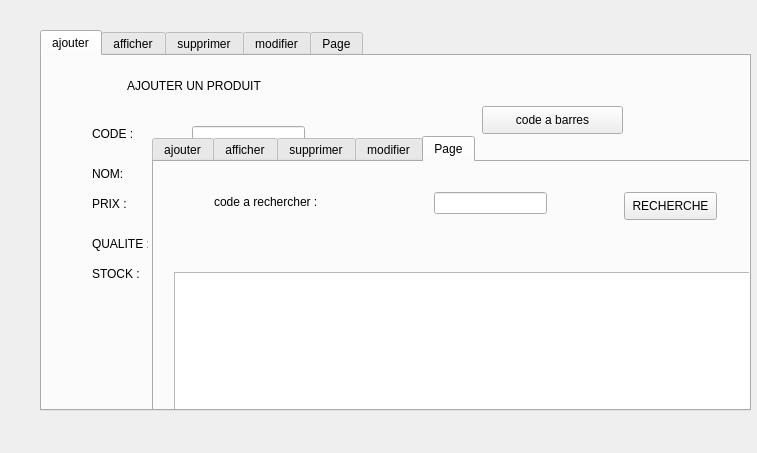
<?xml version="1.0" encoding="UTF-8"?>
<ui version="4.0">
 <class>Dialog</class>
 <widget class="QDialog" name="Dialog">
  <property name="geometry">
   <rect>
    <x>0</x>
    <y>0</y>
    <width>757</width>
    <height>453</height>
   </rect>
  </property>
  <property name="windowTitle">
   <string>Dialog</string>
  </property>
  <widget class="QTabWidget" name="tabWidget">
   <property name="geometry">
    <rect>
     <x>40</x>
     <y>30</y>
     <width>711</width>
     <height>381</height>
    </rect>
   </property>
   <property name="currentIndex">
    <number>0</number>
   </property>
   <widget class="QWidget" name="tab">
    <attribute name="title">
     <string>ajouter</string>
    </attribute>
    <widget class="QLabel" name="label">
     <property name="geometry">
      <rect>
       <x>85</x>
       <y>20</y>
       <width>281</width>
       <height>20</height>
      </rect>
     </property>
     <property name="text">
      <string>AJOUTER UN PRODUIT </string>
     </property>
    </widget>
    <widget class="QLabel" name="label_2">
     <property name="geometry">
      <rect>
       <x>50</x>
       <y>70</y>
       <width>56</width>
       <height>16</height>
      </rect>
     </property>
     <property name="text">
      <string>CODE :</string>
     </property>
    </widget>
    <widget class="QLabel" name="label_3">
     <property name="geometry">
      <rect>
       <x>50</x>
       <y>110</y>
       <width>56</width>
       <height>16</height>
      </rect>
     </property>
     <property name="text">
      <string>NOM:</string>
     </property>
    </widget>
    <widget class="QLabel" name="label_4">
     <property name="geometry">
      <rect>
       <x>50</x>
       <y>140</y>
       <width>56</width>
       <height>16</height>
      </rect>
     </property>
     <property name="text">
      <string>PRIX :</string>
     </property>
    </widget>
    <widget class="QLabel" name="label_5">
     <property name="geometry">
      <rect>
       <x>50</x>
       <y>180</y>
       <width>56</width>
       <height>16</height>
      </rect>
     </property>
     <property name="text">
      <string>QUALITE ::</string>
     </property>
    </widget>
    <widget class="QLabel" name="label_6">
     <property name="geometry">
      <rect>
       <x>50</x>
       <y>210</y>
       <width>56</width>
       <height>16</height>
      </rect>
     </property>
     <property name="text">
      <string>STOCK :</string>
     </property>
    </widget>
    <widget class="QLineEdit" name="le_code">
     <property name="geometry">
      <rect>
       <x>150</x>
       <y>70</y>
       <width>113</width>
       <height>22</height>
      </rect>
     </property>
    </widget>
    <widget class="QLineEdit" name="le_nom">
     <property name="geometry">
      <rect>
       <x>150</x>
       <y>100</y>
       <width>113</width>
       <height>22</height>
      </rect>
     </property>
    </widget>
    <widget class="QLineEdit" name="le_prix">
     <property name="geometry">
      <rect>
       <x>150</x>
       <y>140</y>
       <width>113</width>
       <height>22</height>
      </rect>
     </property>
    </widget>
    <widget class="QLineEdit" name="la_qualite">
     <property name="geometry">
      <rect>
       <x>150</x>
       <y>180</y>
       <width>113</width>
       <height>22</height>
      </rect>
     </property>
    </widget>
    <widget class="QLineEdit" name="le_stock">
     <property name="geometry">
      <rect>
       <x>150</x>
       <y>210</y>
       <width>113</width>
       <height>22</height>
      </rect>
     </property>
    </widget>
    <widget class="QPushButton" name="valider">
     <property name="geometry">
      <rect>
       <x>170</x>
       <y>280</y>
       <width>93</width>
       <height>28</height>
      </rect>
     </property>
     <property name="text">
      <string>valider</string>
     </property>
    </widget>
    <widget class="QLabel" name="label_15">
     <property name="geometry">
      <rect>
       <x>10</x>
       <y>-20</y>
       <width>671</width>
       <height>411</height>
      </rect>
     </property>
     <property name="text">
      <string/>
     </property>
     <property name="textFormat">
      <enum>Qt::PlainText</enum>
     </property>
     <property name="pixmap">
      <pixmap>../../../Downloads/246926994_587057979173736_3602103953791256294_n.png</pixmap>
     </property>
    </widget>
    <widget class="QPushButton" name="wa">
     <property name="geometry">
      <rect>
       <x>440</x>
       <y>50</y>
       <width>141</width>
       <height>28</height>
      </rect>
     </property>
     <property name="text">
      <string>code a barres</string>
     </property>
    </widget>
    <widget class="QLabel" name="img_label">
     <property name="geometry">
      <rect>
       <x>440</x>
       <y>120</y>
       <width>151</width>
       <height>121</height>
      </rect>
     </property>
     <property name="text">
      <string/>
     </property>
    </widget>
    <widget class="QPushButton" name="inserer_photo">
     <property name="geometry">
      <rect>
       <x>470</x>
       <y>270</y>
       <width>93</width>
       <height>28</height>
      </rect>
     </property>
     <property name="text">
      <string>inserer_photo</string>
     </property>
    </widget>
    <widget class="QTabWidget" name="tabWidget_2">
     <property name="geometry">
      <rect>
       <x>110</x>
       <y>80</y>
       <width>711</width>
       <height>381</height>
      </rect>
     </property>
     <property name="currentIndex">
      <number>4</number>
     </property>
     <widget class="QWidget" name="tab_6">
      <attribute name="title">
       <string>ajouter</string>
      </attribute>
      <widget class="QLabel" name="label_18">
       <property name="geometry">
        <rect>
         <x>85</x>
         <y>20</y>
         <width>281</width>
         <height>20</height>
        </rect>
       </property>
       <property name="text">
        <string>AJOUTER UN PRODUIT </string>
       </property>
      </widget>
      <widget class="QLabel" name="label_19">
       <property name="geometry">
        <rect>
         <x>50</x>
         <y>70</y>
         <width>56</width>
         <height>16</height>
        </rect>
       </property>
       <property name="text">
        <string>CODE :</string>
       </property>
      </widget>
      <widget class="QLabel" name="label_20">
       <property name="geometry">
        <rect>
         <x>50</x>
         <y>110</y>
         <width>56</width>
         <height>16</height>
        </rect>
       </property>
       <property name="text">
        <string>NOM:</string>
       </property>
      </widget>
      <widget class="QLabel" name="label_21">
       <property name="geometry">
        <rect>
         <x>50</x>
         <y>140</y>
         <width>56</width>
         <height>16</height>
        </rect>
       </property>
       <property name="text">
        <string>PRIX :</string>
       </property>
      </widget>
      <widget class="QLabel" name="label_22">
       <property name="geometry">
        <rect>
         <x>50</x>
         <y>180</y>
         <width>56</width>
         <height>16</height>
        </rect>
       </property>
       <property name="text">
        <string>QUALITE ::</string>
       </property>
      </widget>
      <widget class="QLabel" name="label_23">
       <property name="geometry">
        <rect>
         <x>50</x>
         <y>210</y>
         <width>56</width>
         <height>16</height>
        </rect>
       </property>
       <property name="text">
        <string>STOCK :</string>
       </property>
      </widget>
      <widget class="QLineEdit" name="le_code_2">
       <property name="geometry">
        <rect>
         <x>150</x>
         <y>70</y>
         <width>113</width>
         <height>22</height>
        </rect>
       </property>
      </widget>
      <widget class="QLineEdit" name="le_nom_3">
       <property name="geometry">
        <rect>
         <x>150</x>
         <y>100</y>
         <width>113</width>
         <height>22</height>
        </rect>
       </property>
      </widget>
      <widget class="QLineEdit" name="le_prix_3">
       <property name="geometry">
        <rect>
         <x>150</x>
         <y>140</y>
         <width>113</width>
         <height>22</height>
        </rect>
       </property>
      </widget>
      <widget class="QLineEdit" name="la_qualite_3">
       <property name="geometry">
        <rect>
         <x>150</x>
         <y>180</y>
         <width>113</width>
         <height>22</height>
        </rect>
       </property>
      </widget>
      <widget class="QLineEdit" name="le_stock_3">
       <property name="geometry">
        <rect>
         <x>150</x>
         <y>210</y>
         <width>113</width>
         <height>22</height>
        </rect>
       </property>
      </widget>
      <widget class="QPushButton" name="valider_2">
       <property name="geometry">
        <rect>
         <x>170</x>
         <y>280</y>
         <width>93</width>
         <height>28</height>
        </rect>
       </property>
       <property name="text">
        <string>valider</string>
       </property>
      </widget>
      <widget class="QLabel" name="label_24">
       <property name="geometry">
        <rect>
         <x>10</x>
         <y>-20</y>
         <width>671</width>
         <height>411</height>
        </rect>
       </property>
       <property name="text">
        <string/>
       </property>
       <property name="textFormat">
        <enum>Qt::PlainText</enum>
       </property>
       <property name="pixmap">
        <pixmap>../../../Downloads/246926994_587057979173736_3602103953791256294_n.png</pixmap>
       </property>
      </widget>
      <widget class="QPushButton" name="wa_2">
       <property name="geometry">
        <rect>
         <x>440</x>
         <y>50</y>
         <width>141</width>
         <height>28</height>
        </rect>
       </property>
       <property name="text">
        <string>code a barres</string>
       </property>
      </widget>
      <widget class="QLabel" name="img_label_2">
       <property name="geometry">
        <rect>
         <x>440</x>
         <y>120</y>
         <width>151</width>
         <height>121</height>
        </rect>
       </property>
       <property name="text">
        <string/>
       </property>
      </widget>
      <widget class="QPushButton" name="inserer_photo_2">
       <property name="geometry">
        <rect>
         <x>470</x>
         <y>270</y>
         <width>93</width>
         <height>28</height>
        </rect>
       </property>
       <property name="text">
        <string>inserer_photo</string>
       </property>
      </widget>
     </widget>
     <widget class="QWidget" name="tab_7">
      <attribute name="title">
       <string>afficher</string>
      </attribute>
      <widget class="QTableView" name="tab_produit_2">
       <property name="geometry">
        <rect>
         <x>10</x>
         <y>10</y>
         <width>641</width>
         <height>181</height>
        </rect>
       </property>
      </widget>
      <widget class="QPushButton" name="trier_2">
       <property name="geometry">
        <rect>
         <x>520</x>
         <y>290</y>
         <width>93</width>
         <height>28</height>
        </rect>
       </property>
       <property name="text">
        <string>tri pa code</string>
       </property>
      </widget>
      <widget class="QPushButton" name="tri_prix_2">
       <property name="geometry">
        <rect>
         <x>570</x>
         <y>250</y>
         <width>93</width>
         <height>28</height>
        </rect>
       </property>
       <property name="text">
        <string>tri par prix</string>
       </property>
      </widget>
      <widget class="QPushButton" name="tri_stock_2">
       <property name="geometry">
        <rect>
         <x>450</x>
         <y>250</y>
         <width>93</width>
         <height>28</height>
        </rect>
       </property>
       <property name="text">
        <string>tri par stock</string>
       </property>
      </widget>
      <widget class="QPushButton" name="PDF_2">
       <property name="geometry">
        <rect>
         <x>140</x>
         <y>260</y>
         <width>93</width>
         <height>28</height>
        </rect>
       </property>
       <property name="text">
        <string>PDF</string>
       </property>
      </widget>
      <widget class="QLabel" name="label_25">
       <property name="geometry">
        <rect>
         <x>450</x>
         <y>210</y>
         <width>141</width>
         <height>16</height>
        </rect>
       </property>
       <property name="text">
        <string>trier :</string>
       </property>
      </widget>
      <widget class="QPushButton" name="Qr_code_2">
       <property name="geometry">
        <rect>
         <x>70</x>
         <y>220</y>
         <width>93</width>
         <height>28</height>
        </rect>
       </property>
       <property name="text">
        <string>QRcode</string>
       </property>
      </widget>
     </widget>
     <widget class="QWidget" name="tab_8">
      <attribute name="title">
       <string>supprimer</string>
      </attribute>
      <widget class="QLabel" name="label_26">
       <property name="geometry">
        <rect>
         <x>190</x>
         <y>70</y>
         <width>56</width>
         <height>16</height>
        </rect>
       </property>
       <property name="text">
        <string>code</string>
       </property>
      </widget>
      <widget class="QPushButton" name="supprimer_2">
       <property name="geometry">
        <rect>
         <x>260</x>
         <y>160</y>
         <width>93</width>
         <height>28</height>
        </rect>
       </property>
       <property name="text">
        <string>supprimer</string>
       </property>
      </widget>
      <widget class="QLabel" name="label_27">
       <property name="geometry">
        <rect>
         <x>-40</x>
         <y>0</y>
         <width>701</width>
         <height>411</height>
        </rect>
       </property>
       <property name="text">
        <string/>
       </property>
       <property name="pixmap">
        <pixmap>../../../Downloads/246926994_587057979173736_3602103953791256294_n.png</pixmap>
       </property>
      </widget>
      <widget class="QComboBox" name="comboBox_3">
       <property name="geometry">
        <rect>
         <x>250</x>
         <y>70</y>
         <width>151</width>
         <height>22</height>
        </rect>
       </property>
      </widget>
     </widget>
     <widget class="QWidget" name="tab_9">
      <attribute name="title">
       <string>modifier</string>
      </attribute>
      <widget class="QPushButton" name="update_2">
       <property name="geometry">
        <rect>
         <x>460</x>
         <y>250</y>
         <width>93</width>
         <height>28</height>
        </rect>
       </property>
       <property name="text">
        <string>UPDATE</string>
       </property>
      </widget>
      <widget class="QLabel" name="label_28">
       <property name="geometry">
        <rect>
         <x>160</x>
         <y>70</y>
         <width>56</width>
         <height>16</height>
        </rect>
       </property>
       <property name="text">
        <string>CODE :</string>
       </property>
      </widget>
      <widget class="QLabel" name="label_29">
       <property name="geometry">
        <rect>
         <x>160</x>
         <y>110</y>
         <width>56</width>
         <height>16</height>
        </rect>
       </property>
       <property name="text">
        <string>NOM:</string>
       </property>
      </widget>
      <widget class="QLabel" name="label_30">
       <property name="geometry">
        <rect>
         <x>160</x>
         <y>140</y>
         <width>56</width>
         <height>16</height>
        </rect>
       </property>
       <property name="text">
        <string>PRIX :</string>
       </property>
      </widget>
      <widget class="QLabel" name="label_31">
       <property name="geometry">
        <rect>
         <x>160</x>
         <y>210</y>
         <width>56</width>
         <height>16</height>
        </rect>
       </property>
       <property name="text">
        <string>STOCK :</string>
       </property>
      </widget>
      <widget class="QLabel" name="label_32">
       <property name="geometry">
        <rect>
         <x>160</x>
         <y>180</y>
         <width>56</width>
         <height>16</height>
        </rect>
       </property>
       <property name="text">
        <string>QUALITE ::</string>
       </property>
      </widget>
      <widget class="QLineEdit" name="le_prix_4">
       <property name="geometry">
        <rect>
         <x>270</x>
         <y>140</y>
         <width>113</width>
         <height>22</height>
        </rect>
       </property>
      </widget>
      <widget class="QLineEdit" name="la_qualite_4">
       <property name="geometry">
        <rect>
         <x>270</x>
         <y>180</y>
         <width>113</width>
         <height>22</height>
        </rect>
       </property>
      </widget>
      <widget class="QLineEdit" name="le_stock_4">
       <property name="geometry">
        <rect>
         <x>270</x>
         <y>210</y>
         <width>113</width>
         <height>22</height>
        </rect>
       </property>
      </widget>
      <widget class="QLineEdit" name="le_nom_4">
       <property name="geometry">
        <rect>
         <x>270</x>
         <y>100</y>
         <width>113</width>
         <height>22</height>
        </rect>
       </property>
      </widget>
      <widget class="QLabel" name="label_33">
       <property name="geometry">
        <rect>
         <x>0</x>
         <y>-35</y>
         <width>671</width>
         <height>411</height>
        </rect>
       </property>
       <property name="text">
        <string/>
       </property>
       <property name="pixmap">
        <pixmap>../../../Downloads/246926994_587057979173736_3602103953791256294_n.png</pixmap>
       </property>
      </widget>
      <widget class="QComboBox" name="comboBox_4">
       <property name="geometry">
        <rect>
         <x>260</x>
         <y>70</y>
         <width>151</width>
         <height>22</height>
        </rect>
       </property>
      </widget>
     </widget>
     <widget class="QWidget" name="tab_10">
      <attribute name="title">
       <string>Page</string>
      </attribute>
      <widget class="QLabel" name="label_34">
       <property name="geometry">
        <rect>
         <x>60</x>
         <y>30</y>
         <width>171</width>
         <height>20</height>
        </rect>
       </property>
       <property name="text">
        <string>code a rechercher :</string>
       </property>
      </widget>
      <widget class="QLineEdit" name="chercher_2">
       <property name="geometry">
        <rect>
         <x>280</x>
         <y>30</y>
         <width>113</width>
         <height>22</height>
        </rect>
       </property>
      </widget>
      <widget class="QPushButton" name="rechercher_2">
       <property name="geometry">
        <rect>
         <x>470</x>
         <y>30</y>
         <width>93</width>
         <height>28</height>
        </rect>
       </property>
       <property name="text">
        <string>RECHERCHE</string>
       </property>
      </widget>
      <widget class="QTableView" name="tab_recehreche_2">
       <property name="geometry">
        <rect>
         <x>20</x>
         <y>110</y>
         <width>621</width>
         <height>192</height>
        </rect>
       </property>
      </widget>
     </widget>
    </widget>
    <zorder>label_15</zorder>
    <zorder>label</zorder>
    <zorder>label_2</zorder>
    <zorder>label_3</zorder>
    <zorder>label_4</zorder>
    <zorder>label_5</zorder>
    <zorder>label_6</zorder>
    <zorder>le_code</zorder>
    <zorder>le_nom</zorder>
    <zorder>le_prix</zorder>
    <zorder>la_qualite</zorder>
    <zorder>le_stock</zorder>
    <zorder>valider</zorder>
    <zorder>wa</zorder>
    <zorder>img_label</zorder>
    <zorder>inserer_photo</zorder>
    <zorder>tabWidget_2</zorder>
   </widget>
   <widget class="QWidget" name="tab_2">
    <attribute name="title">
     <string>afficher</string>
    </attribute>
    <widget class="QTableView" name="tab_produit">
     <property name="geometry">
      <rect>
       <x>10</x>
       <y>10</y>
       <width>641</width>
       <height>181</height>
      </rect>
     </property>
    </widget>
    <widget class="QPushButton" name="trier">
     <property name="geometry">
      <rect>
       <x>520</x>
       <y>290</y>
       <width>93</width>
       <height>28</height>
      </rect>
     </property>
     <property name="text">
      <string>tri pa code</string>
     </property>
    </widget>
    <widget class="QPushButton" name="tri_prix">
     <property name="geometry">
      <rect>
       <x>570</x>
       <y>250</y>
       <width>93</width>
       <height>28</height>
      </rect>
     </property>
     <property name="text">
      <string>tri par prix</string>
     </property>
    </widget>
    <widget class="QPushButton" name="tri_stock">
     <property name="geometry">
      <rect>
       <x>450</x>
       <y>250</y>
       <width>93</width>
       <height>28</height>
      </rect>
     </property>
     <property name="text">
      <string>tri par stock</string>
     </property>
    </widget>
    <widget class="QPushButton" name="PDF">
     <property name="geometry">
      <rect>
       <x>140</x>
       <y>260</y>
       <width>93</width>
       <height>28</height>
      </rect>
     </property>
     <property name="text">
      <string>PDF</string>
     </property>
    </widget>
    <widget class="QLabel" name="label_17">
     <property name="geometry">
      <rect>
       <x>450</x>
       <y>210</y>
       <width>141</width>
       <height>16</height>
      </rect>
     </property>
     <property name="text">
      <string>trier :</string>
     </property>
    </widget>
    <widget class="QPushButton" name="Qr_code">
     <property name="geometry">
      <rect>
       <x>70</x>
       <y>220</y>
       <width>93</width>
       <height>28</height>
      </rect>
     </property>
     <property name="text">
      <string>QRcode</string>
     </property>
    </widget>
   </widget>
   <widget class="QWidget" name="tab_3">
    <attribute name="title">
     <string>supprimer</string>
    </attribute>
    <widget class="QLabel" name="label_7">
     <property name="geometry">
      <rect>
       <x>190</x>
       <y>70</y>
       <width>56</width>
       <height>16</height>
      </rect>
     </property>
     <property name="text">
      <string>code</string>
     </property>
    </widget>
    <widget class="QPushButton" name="supprimer">
     <property name="geometry">
      <rect>
       <x>260</x>
       <y>160</y>
       <width>93</width>
       <height>28</height>
      </rect>
     </property>
     <property name="text">
      <string>supprimer</string>
     </property>
    </widget>
    <widget class="QLabel" name="label_14">
     <property name="geometry">
      <rect>
       <x>-40</x>
       <y>0</y>
       <width>701</width>
       <height>411</height>
      </rect>
     </property>
     <property name="text">
      <string/>
     </property>
     <property name="pixmap">
      <pixmap>../../../Downloads/246926994_587057979173736_3602103953791256294_n.png</pixmap>
     </property>
    </widget>
    <widget class="QComboBox" name="comboBox">
     <property name="geometry">
      <rect>
       <x>250</x>
       <y>70</y>
       <width>151</width>
       <height>22</height>
      </rect>
     </property>
    </widget>
    <zorder>label_14</zorder>
    <zorder>label_7</zorder>
    <zorder>supprimer</zorder>
    <zorder>comboBox</zorder>
   </widget>
   <widget class="QWidget" name="tab_4">
    <attribute name="title">
     <string>modifier</string>
    </attribute>
    <widget class="QPushButton" name="update">
     <property name="geometry">
      <rect>
       <x>460</x>
       <y>250</y>
       <width>93</width>
       <height>28</height>
      </rect>
     </property>
     <property name="text">
      <string>UPDATE</string>
     </property>
    </widget>
    <widget class="QLabel" name="label_8">
     <property name="geometry">
      <rect>
       <x>160</x>
       <y>70</y>
       <width>56</width>
       <height>16</height>
      </rect>
     </property>
     <property name="text">
      <string>CODE :</string>
     </property>
    </widget>
    <widget class="QLabel" name="label_9">
     <property name="geometry">
      <rect>
       <x>160</x>
       <y>110</y>
       <width>56</width>
       <height>16</height>
      </rect>
     </property>
     <property name="text">
      <string>NOM:</string>
     </property>
    </widget>
    <widget class="QLabel" name="label_10">
     <property name="geometry">
      <rect>
       <x>160</x>
       <y>140</y>
       <width>56</width>
       <height>16</height>
      </rect>
     </property>
     <property name="text">
      <string>PRIX :</string>
     </property>
    </widget>
    <widget class="QLabel" name="label_11">
     <property name="geometry">
      <rect>
       <x>160</x>
       <y>210</y>
       <width>56</width>
       <height>16</height>
      </rect>
     </property>
     <property name="text">
      <string>STOCK :</string>
     </property>
    </widget>
    <widget class="QLabel" name="label_12">
     <property name="geometry">
      <rect>
       <x>160</x>
       <y>180</y>
       <width>56</width>
       <height>16</height>
      </rect>
     </property>
     <property name="text">
      <string>QUALITE ::</string>
     </property>
    </widget>
    <widget class="QLineEdit" name="le_prix_2">
     <property name="geometry">
      <rect>
       <x>270</x>
       <y>140</y>
       <width>113</width>
       <height>22</height>
      </rect>
     </property>
    </widget>
    <widget class="QLineEdit" name="la_qualite_2">
     <property name="geometry">
      <rect>
       <x>270</x>
       <y>180</y>
       <width>113</width>
       <height>22</height>
      </rect>
     </property>
    </widget>
    <widget class="QLineEdit" name="le_stock_2">
     <property name="geometry">
      <rect>
       <x>270</x>
       <y>210</y>
       <width>113</width>
       <height>22</height>
      </rect>
     </property>
    </widget>
    <widget class="QLineEdit" name="le_nom_2">
     <property name="geometry">
      <rect>
       <x>270</x>
       <y>100</y>
       <width>113</width>
       <height>22</height>
      </rect>
     </property>
    </widget>
    <widget class="QLabel" name="label_13">
     <property name="geometry">
      <rect>
       <x>0</x>
       <y>-35</y>
       <width>671</width>
       <height>411</height>
      </rect>
     </property>
     <property name="text">
      <string/>
     </property>
     <property name="pixmap">
      <pixmap>../../../Downloads/246926994_587057979173736_3602103953791256294_n.png</pixmap>
     </property>
    </widget>
    <widget class="QComboBox" name="comboBox_2">
     <property name="geometry">
      <rect>
       <x>260</x>
       <y>70</y>
       <width>151</width>
       <height>22</height>
      </rect>
     </property>
    </widget>
    <zorder>label_13</zorder>
    <zorder>update</zorder>
    <zorder>label_8</zorder>
    <zorder>label_9</zorder>
    <zorder>label_10</zorder>
    <zorder>label_11</zorder>
    <zorder>label_12</zorder>
    <zorder>le_prix_2</zorder>
    <zorder>la_qualite_2</zorder>
    <zorder>le_stock_2</zorder>
    <zorder>le_nom_2</zorder>
    <zorder>comboBox_2</zorder>
   </widget>
   <widget class="QWidget" name="tab_5">
    <attribute name="title">
     <string>Page</string>
    </attribute>
    <widget class="QLabel" name="label_16">
     <property name="geometry">
      <rect>
       <x>60</x>
       <y>30</y>
       <width>171</width>
       <height>20</height>
      </rect>
     </property>
     <property name="text">
      <string>code a rechercher :</string>
     </property>
    </widget>
    <widget class="QLineEdit" name="chercher">
     <property name="geometry">
      <rect>
       <x>280</x>
       <y>30</y>
       <width>113</width>
       <height>22</height>
      </rect>
     </property>
    </widget>
    <widget class="QPushButton" name="rechercher">
     <property name="geometry">
      <rect>
       <x>470</x>
       <y>30</y>
       <width>93</width>
       <height>28</height>
      </rect>
     </property>
     <property name="text">
      <string>RECHERCHE</string>
     </property>
    </widget>
    <widget class="QTableView" name="tab_recehreche">
     <property name="geometry">
      <rect>
       <x>20</x>
       <y>110</y>
       <width>621</width>
       <height>192</height>
      </rect>
     </property>
    </widget>
   </widget>
  </widget>
 </widget>
 <resources/>
 <connections/>
</ui>
